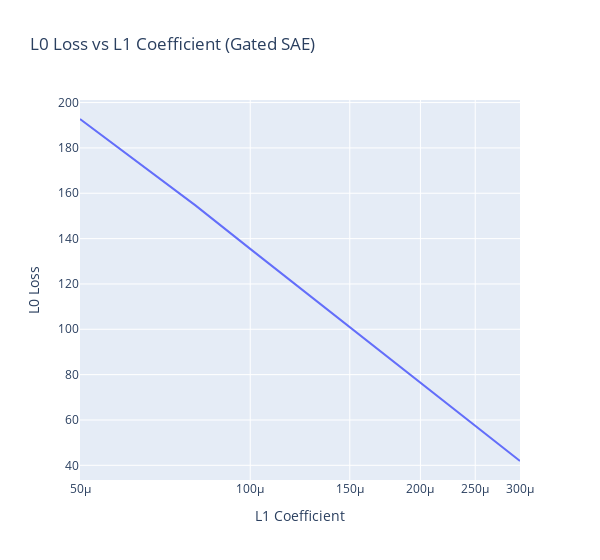

Here is the notebook cell this chart was saved with:
### Code cell
# L0 loss
fig = px.line(x=l1_coefficients, y=l0_errors, 
              labels={'x': 'L1 Coefficient', 'y': 'L0 Loss'},
              title='L0 Loss vs L1 Coefficient (Gated SAE)', width=600)
# Log x-axis
fig.update_xaxes(type="log")
fig.show()

### Figure 1 — Plotly figure (JSON) as saved in the notebook; plotly's stock layout.template omitted (floating-point values rounded to 4 significant figures)
{"data": [{"hovertemplate": "L1 Coefficient=%{x}<br>L0 Loss=%{y}<extra></extra>", "legendgroup": "", "line": {"color": "#636efa", "dash": "solid"}, "marker": {"symbol": "circle"}, "mode": "lines", "name": "", "orientation": "v", "showlegend": false, "type": "scatter", "x": [5e-05, 8e-05, 0.0001, 0.0003], "xaxis": "x", "y": [192.8, 154.7, 135.5, 41.9], "yaxis": "y"}], "layout": {"legend": {"tracegroupgap": 0}, "title": {"text": "L0 Loss vs L1 Coefficient (Gated SAE)"}, "width": 600, "xaxis": {"anchor": "y", "domain": [0, 1], "title": {"text": "L1 Coefficient"}, "type": "log"}, "yaxis": {"anchor": "x", "domain": [0, 1], "title": {"text": "L0 Loss"}}}}
